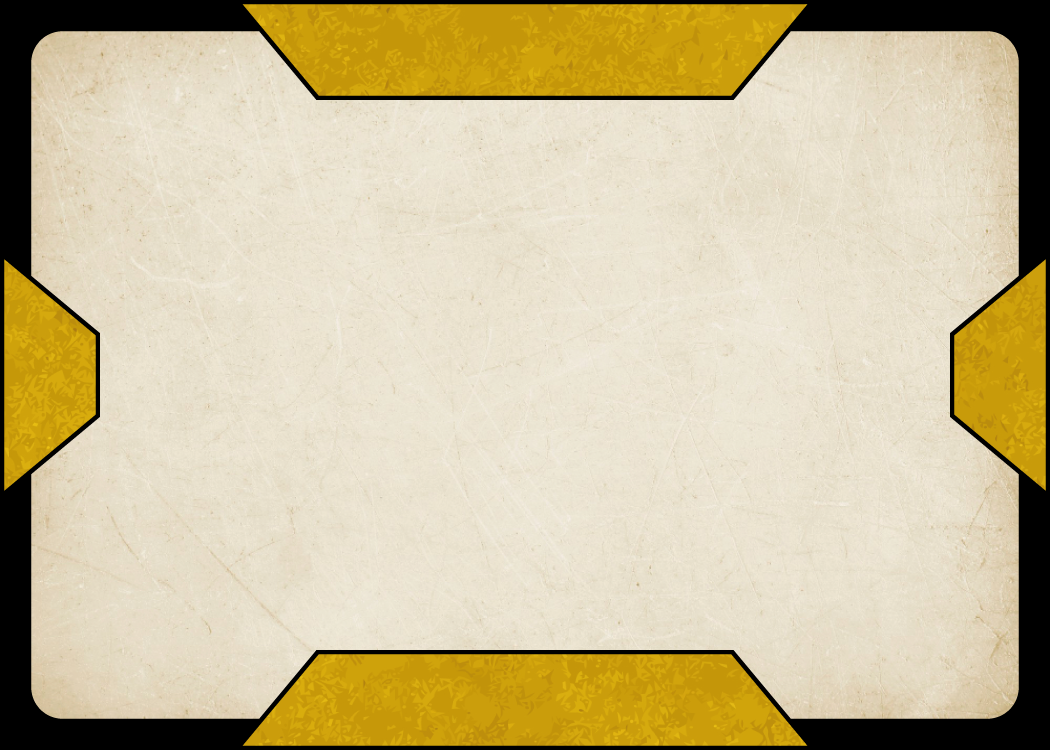
#> input picture default/template_horizontal.png, 1050 x 750 px, given in place of exp.png, which was not available
$ python create_exp_OLD.py
#> lines starting #> are read from the running program, lines starting #| are printed output that depends on the picture; pictures that were not available may be replaced by others from this repository, and a replacement may not be noted
from PIL import Image, ImageDraw, ImageFont
from os.path import isfile
from os import remove

### Размеры опыта ###
EXP_W = 350
EXP_H = 350

COST_MARGIN = 70
NAME_HORIZONTAL_MARGIN = 40
NAME_VERTICAL_MARGIN = 100
### ############# ###

### Размеры шрифта ###
START_HEADER_FONT_SIZE = 300
START_TEXT_FONT_SIZE   = 50
### ############# ###

### Размеры A4 ###
A4_W = 2480
A4_H = 3508
### ########## ###

### Отступы ###
HORIZONTAL_MARGIN = (A4_W - 7*EXP_W)//8
VERTICAL_MARGIN   = (A4_H - 10*EXP_H)//9
### ####### ###

print("Введите название локации:")
name = input()
#> the answer given: ../default/template_horizontal.png

print("Введите стоимость:")
cost = input()

exp = Image.new("RGBA", (EXP_W, EXP_H))
#> exp: PIL image 350x350 RGBA; every value is 0

try:
    ring = Image.open("files/exp.png")
#> ring is the input picture: PIL image 1050x750 RGBA; mean R, G, B, A 204.8, 191.5, 154.1, 255
except FileNotFoundError:
    ring = Image.open("default/exp.png")

ring = ring.resize((EXP_W, EXP_H))
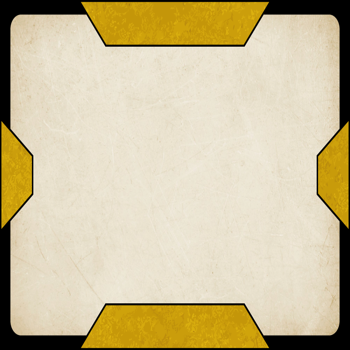
#> ring: PIL image 350x350 RGBA; mean R, G, B, A 204.9, 191.6, 154.1, 255
ring = ring.convert("RGBA")

exp = Image.alpha_composite(exp, ring)
ring.close()

draw = ImageDraw.Draw(exp)

font_path = "files/font.ttf"
if not isfile(font_path):
    font_path = "default/font.ttf"

def include(box1, box2):
   l1, t1, r1, b1 = box1
   l2, t2, r2, b2 = box2
   return l1 <= l2 and t1 <= t2 and r1 >= r2 and b1 >= b2

def add_header(text, border, x, y, fill=(0, 0, 0)):
#> called with text = '', border = (70, 70, 280, 280), x = 175, y = 175, fill = (200, 200, 200)
    box = map(lambda x: x+1, border)
    font_size = START_HEADER_FONT_SIZE + 1

    while not include(border, box) and font_size > 1:
        font_size -= 1
        font = ImageFont.truetype(font_path, font_size, encoding="UTF-8")
        box = draw.textbbox((x, y),
                            text,
                            font=font,
                            anchor="mm",
                            align="center")
#> this loop made 1 pass
#> after the loop, font_size = 300

    font = ImageFont.truetype(font_path, font_size, encoding="UTF-8")
    draw.text((x, y),
              text,
              font=font,
              fill=fill,
              anchor="mm",
              align="center")


border = (COST_MARGIN, COST_MARGIN,
          EXP_W-COST_MARGIN, EXP_H-COST_MARGIN)
add_header(cost, border, EXP_W//2, EXP_H//2, fill=(200, 200, 200))

border = (NAME_HORIZONTAL_MARGIN, NAME_VERTICAL_MARGIN,
          EXP_W-NAME_HORIZONTAL_MARGIN, EXP_H-NAME_VERTICAL_MARGIN)
add_header(name, border, EXP_W//2, EXP_H//2)
#> the loop in add_header (call 2), `while not include(border, box) and font_size > 1:` made 286 passes
#> font_size on passes 2 to 4: 299, 298, 297

grid = Image.new("RGBA", (A4_W, A4_H))
#> grid: PIL image 2480x3508 RGBA; every value is 0

for x in range(HORIZONTAL_MARGIN, A4_W, EXP_W+HORIZONTAL_MARGIN):
    for y in range(VERTICAL_MARGIN, A4_H, EXP_H+VERTICAL_MARGIN):
        grid.paste(exp, (x, y))
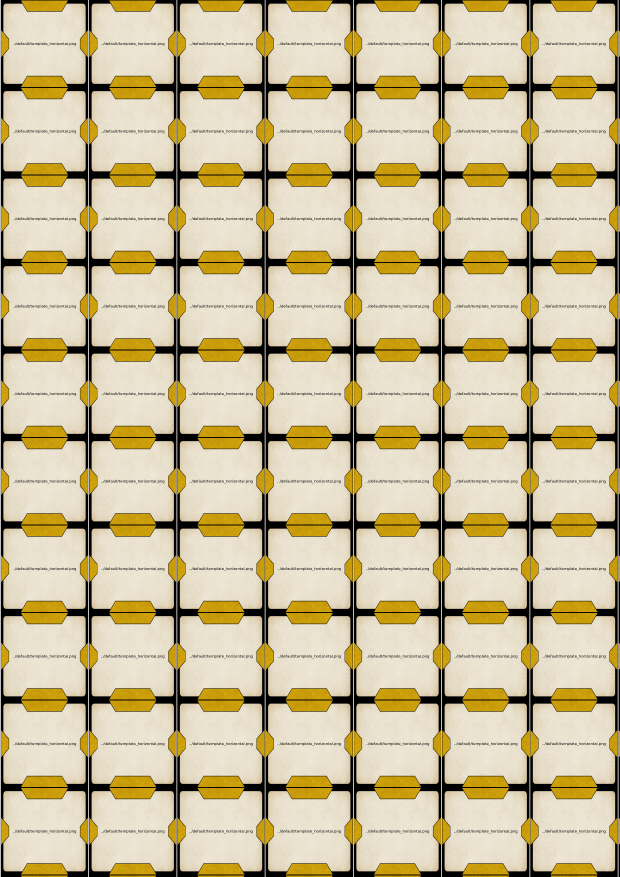
#> grid: PIL image 2480x3508 RGBA (shown at 1/4 size); mean R, G, B, A 200.9, 187.7, 150.7, 252.5; transparent parts drawn white

exp.close()

filename = f"result/Опыт {name} {cost}.png"
if isfile(filename):
    remove(filename)

grid.save(filename)
grid.close()

$ run again, on default/template_vertical.png
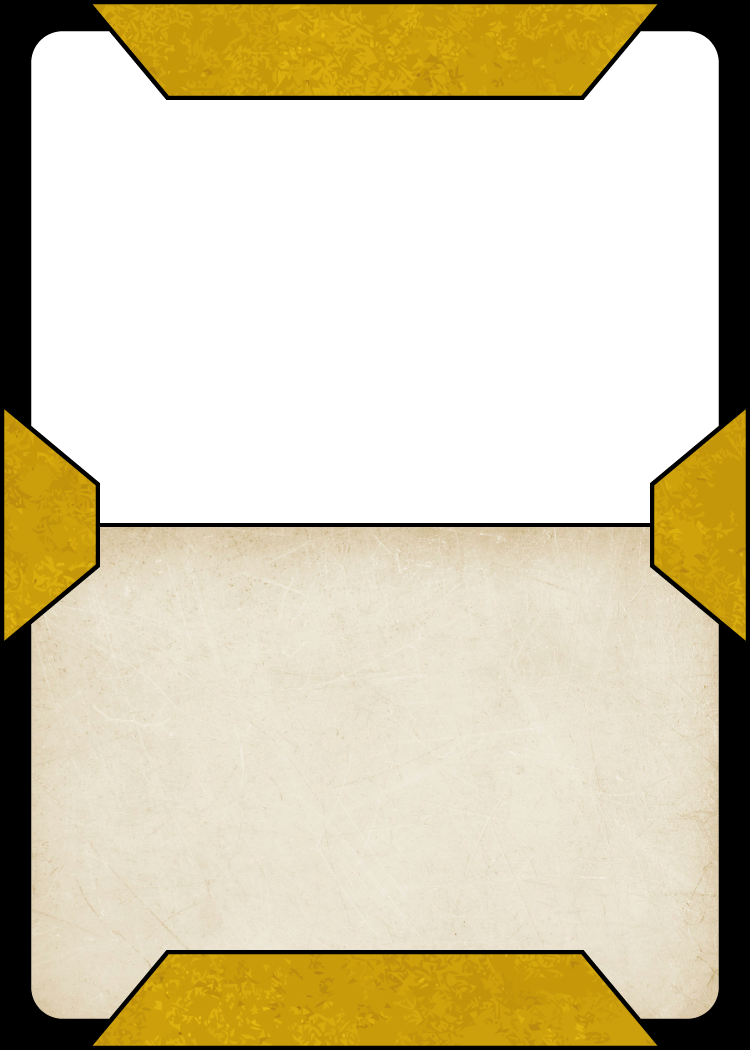
#> input picture default/template_vertical.png, 750 x 1050 px, given in place of exp.png, which was not available
#> ring is the input picture: PIL image 750x1050 RGBA; mean R, G, B, A 117.1, 107.1, 77.6, 159.3
#> `ring = ring.resize((EXP_W, EXP_H))`:
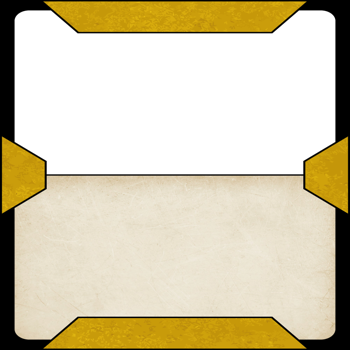
#> ring: PIL image 350x350 RGBA; mean R, G, B, A 117.2, 107.2, 77.6, 159.3; transparent parts drawn white
#> the loop in add_header, `while not include(border, box) and font_size > 1:` made 1 pass
#> after the loop in add_header, `while not include(border, box) and font_size > 1:`: font_size = 300
#> the loop in add_header (call 2), `while not include(border, box) and font_size > 1:` made 284 passes
#> font_size on passes 2 to 4: 299, 298, 297
#> after the loop `for x in range(HORIZONTAL_MARGIN, A4_W, EXP_W+HORIZONTAL_MARGIN):`:
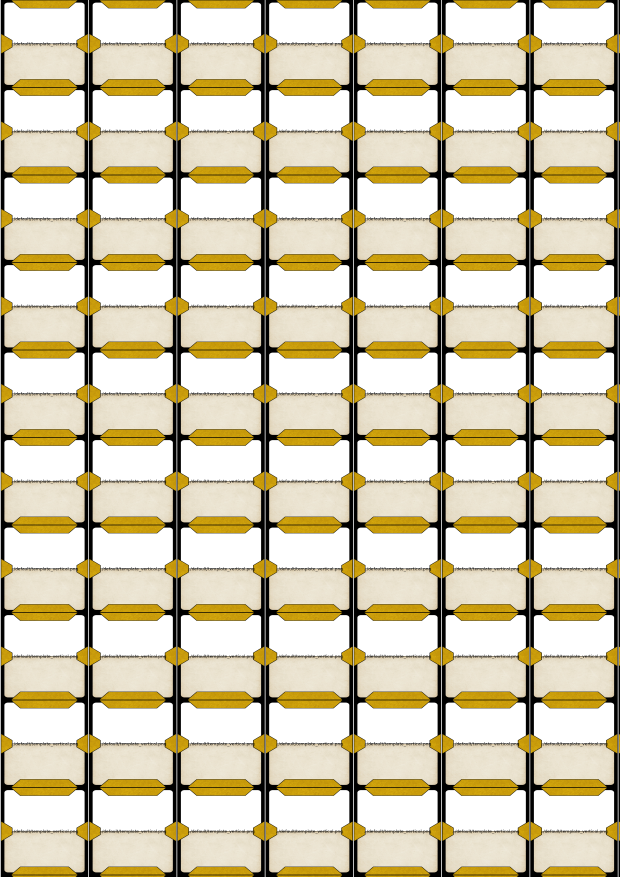
#> grid: PIL image 2480x3508 RGBA (shown at 1/4 size); mean R, G, B, A 115.1, 105.2, 75.9, 158.7; transparent parts drawn white
